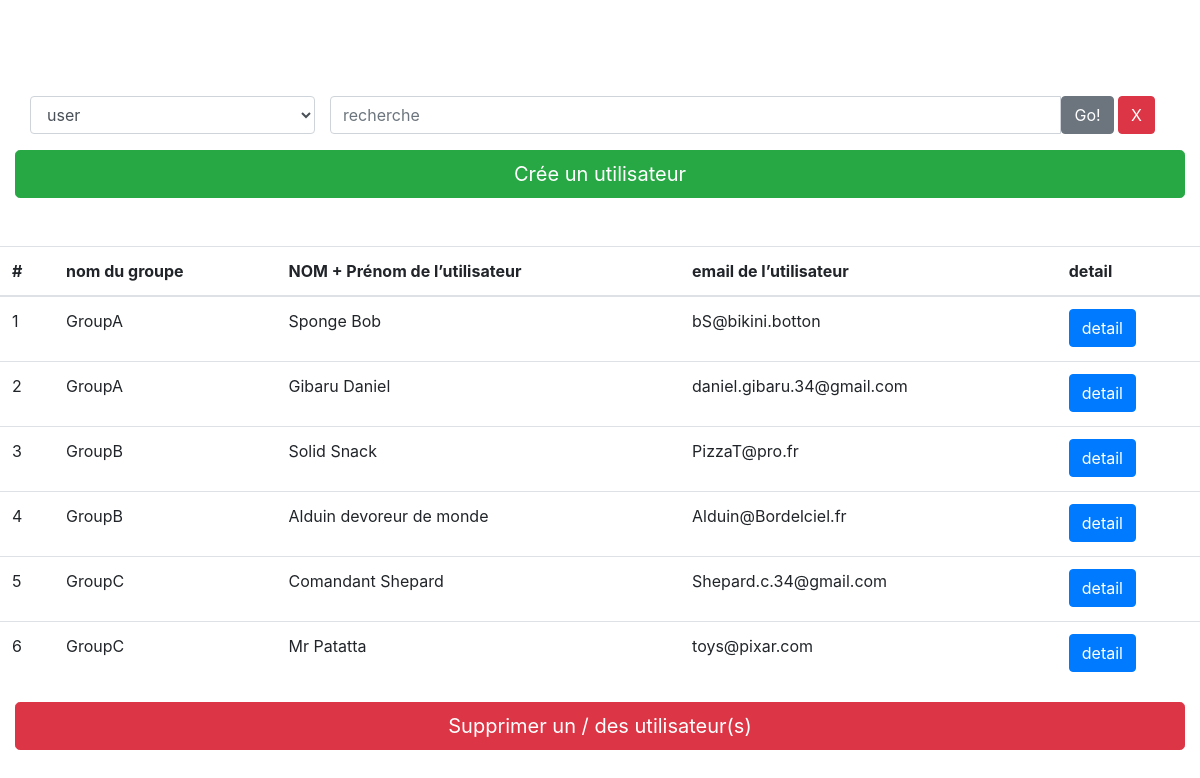
The app's page /index.php/group/search with its own data.
### tables this page shows
CREATE TABLE `user` (
  `IdUser` int(11) NOT NULL,
  `Nom` varchar(255) NOT NULL,
  `Prenom` varchar(255) NOT NULL,
  `Email` varchar(255) NOT NULL,
  `DateAnniversaire` date NOT NULL,
  `IdGroupUser` int(11) NOT NULL
);

CREATE TABLE `groupuser` (
  `IdGroupUser` int(11) NOT NULL,
  `NomGroup` varchar(255) NOT NULL
);

### application/controllers/Group.php (called while the page is built, shortened)
<?php
class Group extends CI_Controller {
  function __construct(){
      $this->load->model('groupUserModel');
			$this->load->model('UserModel');
			$this->load->helper('url_helper');
	}
  public function search(){
    $data['result'] = $this->UserModel->seachInGroupAndUser();
    $this->load->helper('form');
    $this->load->library('form_validation');
    $this->load->view('templates/header');
    $this->load->view('groupvue.php', $data);
    $this->load->view('templates/footer');
  }
}

### index.php (called while the page is built, shortened)
<?php
require_once BASEPATH.'core/CodeIgniter.php';

### application/models/UserModel.php (called while the page is built, shortened)
<?php
class UserModel extends CI_Model{
  public function seachInGroupAndUser(){
    $data = $this->input->post('Nom');
    if(strlen($data) == 0){
      $this->db->order_by("groupuser.NomGroup", "asc");
      $this->db->select('groupuser.IdGroupUser');
      $this->db->select('groupuser.NomGroup');
      $this->db->select('user.IdUser');
      $this->db->select('user.Nom');
      $this->db->select('user.Prenom');
      $this->db->select('user.Email');
      $this->db->select('user.DateAnniversaire');
      $this->db->join('user', 'user.IdGroupUser = groupuser.IdGroupUser', 'inner');
      $query = $this->db->get('groupuser');
      return $query->result_array();
    }
  }
}

### application/views/groupvue.php (the view, shortened to what this page needs)
<br>
<br>
<br>
<br>
<div class="container">
  <?=form_open('Group/index'); ?>
  <div id="search" class="form-group row">
    <select class="form-control col-3"  name="table">
      <option selected>user</option>
    </select>
      <div class="col-lg-9">
        <div class="input-group">
          <input type="text" class="form-control" placeholder="recherche" aria-label="Search for..." name="Nom">
          <span class="input-group-btn">
            <button class="btn btn-secondary" type="submit">Go!</button>
            <button class="btn btn-danger" type="submit">X</button>
          </span>
        </div>
      </div>
    </div>
  </div>
  <div class="col-12">
    <a href="http://www.testlexik.my/index.php/Group/add/" class="btn btn-success btn-lg btn-block">Crée un utilisateur</a>
  </div>
  <br>
  <br>
  <table class="table table-hover">
    <thead>
      <tr>
        <th scope="col">#</th>
        <th scope="col">nom du groupe</th>
        <th scope="col">NOM + Prénom de l’utilisateur</th>
        <th scope="col">email de l’utilisateur</th>
        <th scope="col">detail</th>
      </tr>
    </thead>
    <tbody>
      <?php $i=1; ?>
      <?php foreach ($result as $results): ?>
        <tr>
          <td><?= '<p>'.$i++.' </p>'?></td>
          <td><?= $results['NomGroup'] ?></td>
          <td><?= $results['Nom']." ".$results['Prenom'] ?></td>
          <td><?= $results['Email'] ?></td>
          <td><button id= "<?= $results['IdUser'] ?>" type="button" class="btn btn-primary">detail</button></td>
        </tr>
      <?php endforeach; ?>
    </tbody>
  </table>
  <div class="col-12">
    <a href="http://www.testlexik.my/index.php/Group/remove/" class="btn btn-danger btn-lg btn-block">Supprimer un / des utilisateur(s)</a>
  </div>

### records on screen
user: IdGroupUser.NomGroup "GroupA", Nom "Sponge", Prenom "Bob", Email "bS@bikini.botton"
user: IdGroupUser.NomGroup "GroupA", Nom "Gibaru", Prenom "Daniel", Email "daniel.gibaru.34@gmail.com"
user: IdGroupUser.NomGroup "GroupB", Nom "Solid", Prenom "Snack", Email "PizzaT@pro.fr"
user: IdGroupUser.NomGroup "GroupB", Nom "Alduin", Prenom "devoreur de monde", Email "Alduin@Bordelciel.fr"
user: IdGroupUser.NomGroup "GroupC", Nom "Comandant", Prenom "Shepard", Email "Shepard.c.34@gmail.com"
user: IdGroupUser.NomGroup "GroupC", Nom "Mr", Prenom "Patatta", Email "toys@pixar.com"
